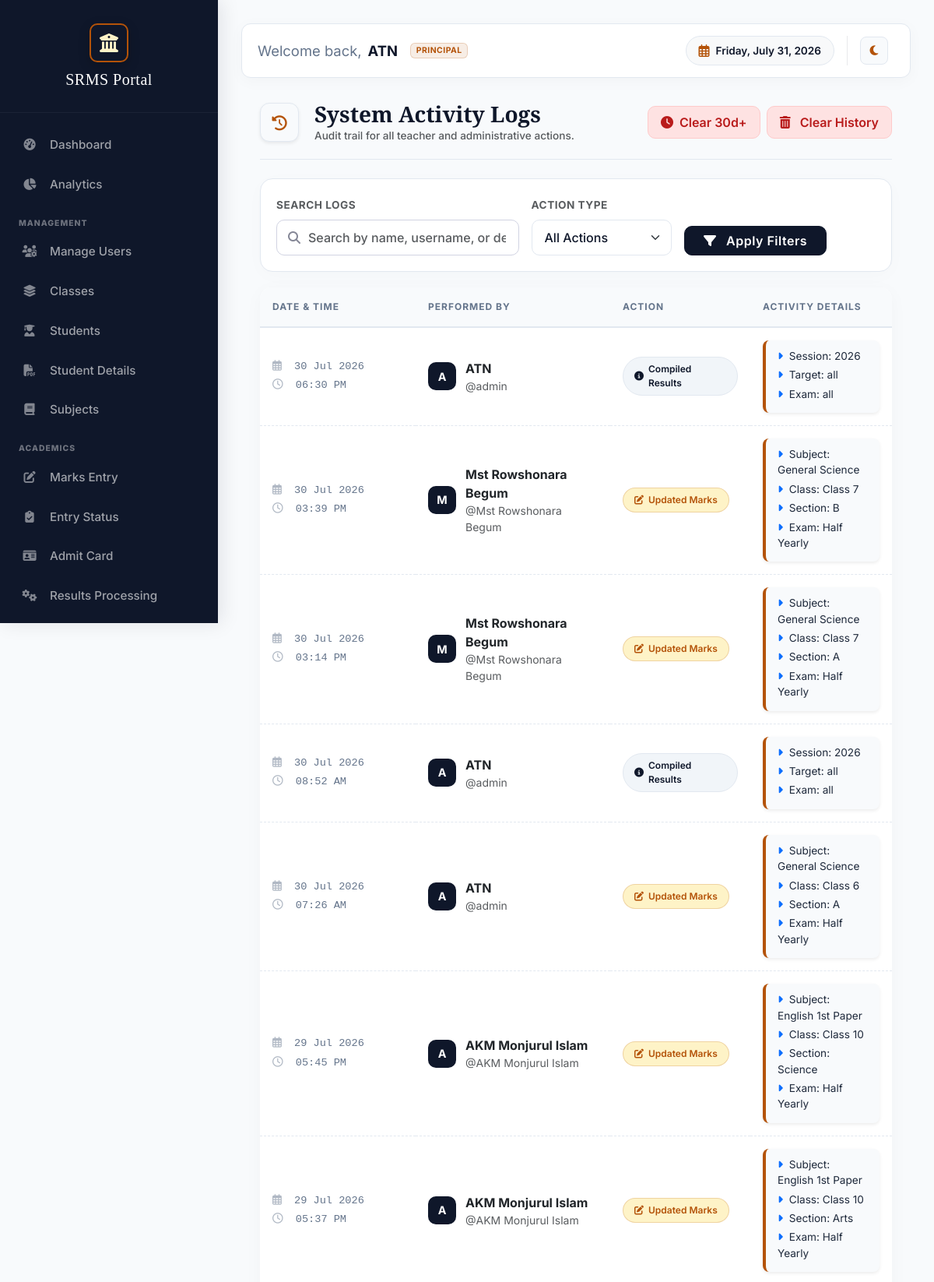
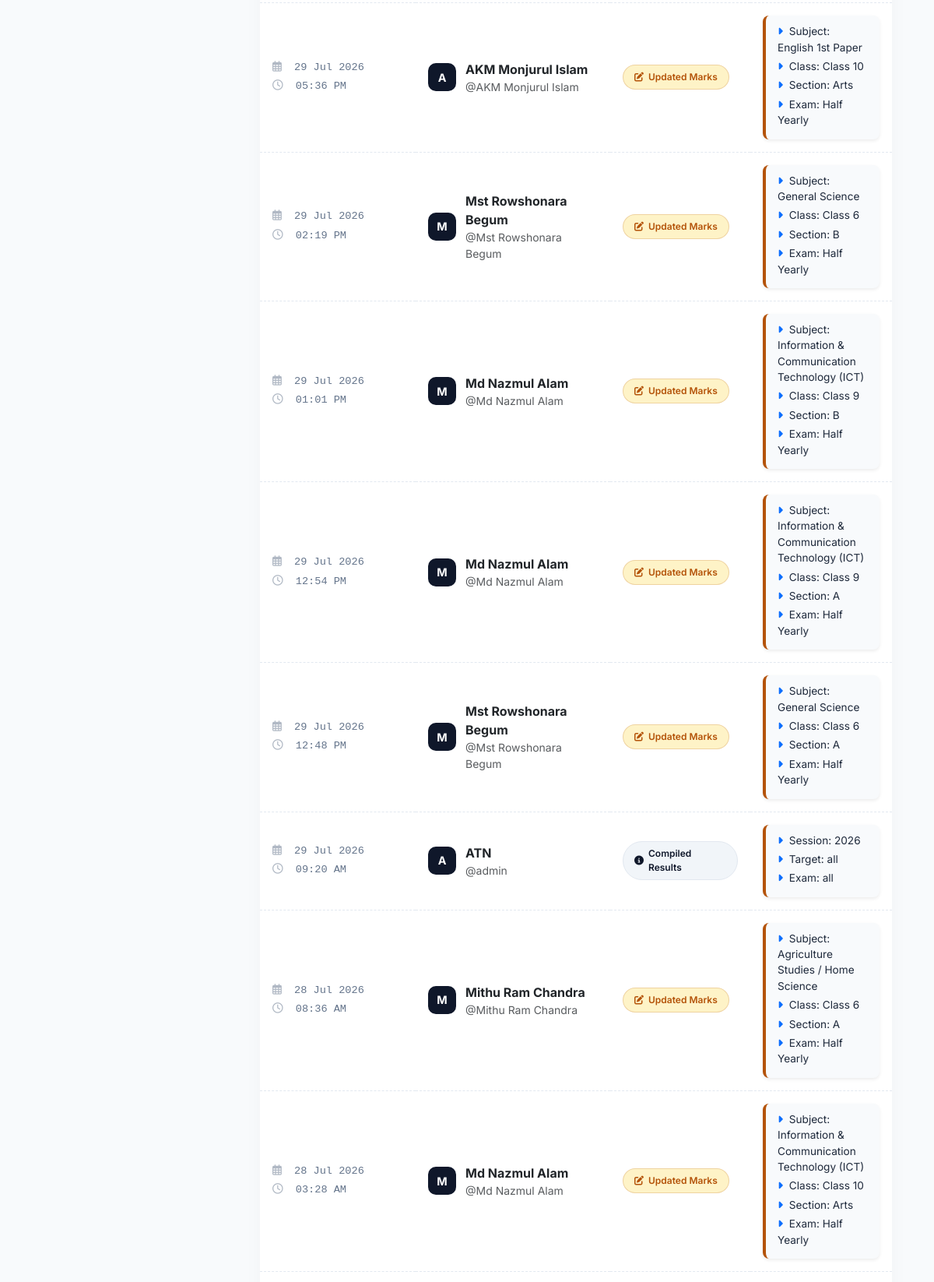
Page /admin/activity-logs.php (signed in, upper part) on the committed database (2 pictures, top to bottom).
### tables this page shows
CREATE TABLE `activity_logs` (
  `id` int(11) NOT NULL,
  `user_id` int(11) DEFAULT NULL,
  `action` varchar(255) DEFAULT NULL,
  `details` text DEFAULT NULL,
  `created_at` timestamp NULL DEFAULT current_timestamp()
);

### admin/activity-logs.php (the view, shortened to what this page needs)
<?php
include('../includes/db_config.php');
$limit = 50;
$page = isset($_GET['page']) && is_numeric($_GET['page']) ? (int)$_GET['page'] : 1;
$where_clauses = [];
$params = [];
$search = $_GET['search'] ?? '';
$where_sql = !empty($where_clauses) ? "WHERE " . implode(" AND ", $where_clauses) : "";
$offset = ($page - 1) * $limit;
$query = "
    SELECT al.*, a.username, a.full_name
    FROM activity_logs al
    LEFT JOIN admins a ON al.user_id = a.id
    $where_sql
    ORDER BY al.created_at DESC
    LIMIT $limit OFFSET $offset
";
$stmt = $conn->prepare($query);
$stmt->execute($params);
$logs = $stmt->fetchAll();
?>
<!DOCTYPE html>
<html lang="en">
<head>
    <?php include('header.php'); ?>
</head>
<body>
    <?php include('sidebar.php'); ?>
    <div id="content">
        <?php include('topbar.php'); ?>
        <div class="container-fluid px-0 px-md-4">
            <div class="page-header">
                <div class="d-flex align-items-center">
                    <div class="header-icon-box shadow-sm">
                        <i class="fas fa-history"></i>
                    </div>
                    <div>
                        <h1 class="mb-0">System Activity Logs</h1>
                        <p class="mb-0 text-muted">Audit trail for all teacher and administrative actions.</p>
                    </div>
                </div>
                <div class="header-actions d-flex gap-2">
                    <form method="POST" id="quickCleanupForm">
                        <button type="submit" name="cleanup_old_logs" class="cleanup-btn"
                            title="Delete all logs older than 30 days">
                            <i class="fas fa-clock me-1"></i> Clear 30d+
                        </button>
                    </form>
                    <button class="cleanup-btn" data-bs-toggle="modal" data-bs-target="#cleanupModal">
                        <i class="fas fa-trash-alt me-2"></i> Clear History
                    </button>
                </div>
            </div>
            <div class="filter-section shadow-sm">
                <form method="GET" class="row g-3 align-items-end">
                    <div class="col-md-5">
                        <label class="form-label small fw-bold text-muted">Search Logs</label>
                        <div class="search-container">
                            <i class="fas fa-search"></i>
                            <input type="text" name="search" class="form-control search-input" placeholder="Search by name, username, or details..." value="<?php echo htmlspecialchars($search); ?>">
                        </div>
                    </div>
                    <div class="col-md-3">
                        <label class="form-label small fw-bold text-muted">Action Type</label>
                        <select name="action" class="form-select" style="border-radius: 10px;">
                            <option value="">All Actions</option>
                        </select>
                    </div>
                    <div class="col-md-4">
                        <div class="d-flex gap-2">
                            <button type="submit" class="btn btn-primary px-4" style="border-radius: 10px;">
                                <i class="fas fa-filter me-2"></i> Apply Filters
                            </button>
                        </div>
                    </div>
                </form>
            </div>
            <div class="card log-card">
                <div class="card-body p-0">
                    <div class="table-responsive">
                        <table class="table table-hover align-middle mb-0">
                            <thead>
                                <tr>
                                    <th width="200">Date & Time</th>
                                    <th width="250">Performed By</th>
                                    <th width="180">Action</th>
                                    <th>Activity Details</th>
                                </tr>
                            </thead>
                            <tbody>
                                <?php foreach ($logs as $log): ?>
                                    <tr>
                                        <td>
                                            <div class="timestamp">
                                                <i class="far fa-calendar-alt me-2 opacity-50"></i>
                                                <?php echo date('d M Y', strtotime($log['created_at'])); ?>
                                            </div>
                                            <div class="timestamp mt-1">
                                                <i class="far fa-clock me-2 opacity-50"></i>
                                                <?php echo date('h:i A', strtotime($log['created_at'])); ?>
                                            </div>
                                        </td>
                                        <td>
                                            <div class="user-info">
                                                <div class="avatar">
                                                    <?php echo strtoupper(substr($log['username'], 0, 1)); ?>
                                                </div>
                                                <div>
                                                    <div class="fw-bold text-dark"><?php echo htmlspecialchars($log['full_name'] ?: $log['username']); ?></div>
                                                    <div class="text-muted small">@<?php echo htmlspecialchars($log['username']); ?></div>
                                                </div>
                                            </div>
                                        </td>
                                        <td>
                                            <?php
                                                $badge_class = ($log['action'] == 'Updated Marks') ? 'bg-update' : 'bg-other';
                                                $icon_class = ($log['action'] == 'Updated Marks') ? 'fa-edit' : 'fa-info-circle';
                                            ?>
                                            <span class="action-badge <?php echo $badge_class; ?>">
                                                <i class="fas <?php echo $icon_class; ?>"></i>
                                                <?php echo htmlspecialchars($log['action']); ?>
                                            </span>
                                        </td>
                                        <td>
                                            <div class="details-box shadow-sm">
                                                <?php
                                                    $details = $log['details'];
                                                    if (strpos($details, ' | ') !== false) {
                                                        $parts = explode(' | ', $details);
                                                        foreach ($parts as $part) {
                                                            echo '<div class="mb-1"><i class="fas fa-caret-right me-2 text-primary"></i>' . htmlspecialchars($part) . '</div>';
                                                        }
                                                    } else {
                                                        echo htmlspecialchars($details);
                                                    }
                                                ?>
                                            </div>
                                        </td>
                                    </tr>
                                <?php endforeach; ?>
                            </tbody>
                        </table>
                    </div>
                </div>
            </div>
        </div>
    </div>
</body>
</html>

### admin/header.php (style rules this page uses)
:root { --sidebar-width: 280px; --prestige-navy: #0f172a; --prestige-gold: #b45309; --prestige-gold-light: #fef3c7; --prestige-slate: #f8fafc; --prestige-border: #e2e8f0; --prestige-text: #1e293b; --primary-color: var(--prestige-navy); --dark-color: var(--prestige-navy); }
body { background-color: var(--prestige-slate); font-family: 'Inter', sans-serif; color: var(--prestige-text); }
#content { margin-left: var(--sidebar-width); padding: 30px; min-height: 100vh; transition: margin-left 0.3s cubic-bezier(0.16, 1, 0.3, 1); }
.card { background: white; border: 1px solid var(--prestige-border); box-shadow: 0 15px 40px rgba(0, 0, 0, 0.04); border-radius: 12px; margin-bottom: 24px; transition: transform 0.2s, box-shadow 0.2s; }
.table th { text-transform: uppercase; font-size: 0.75rem; letter-spacing: 1px; color: #64748b; font-weight: 700; padding: 16px; border-bottom: 2px solid var(--prestige-border) !important; }
.table td { padding: 16px; vertical-align: middle; color: var(--prestige-text); border-bottom: 1px dashed var(--prestige-border) !important; }
.form-label { font-weight: 600; font-size: 0.85rem; color: #64748b; text-transform: uppercase; letter-spacing: 0.5px; }
.form-control, .form-select { padding: 10px 16px; border: 1px solid var(--prestige-border); border-radius: 8px; font-weight: 500; color: var(--prestige-navy); }
.page-header { background-color: transparent; color: var(--prestige-navy); padding: 0 0 20px 0; border-radius: 0; margin-bottom: 24px; border: none; border-bottom: 1px solid var(--prestige-border); display: flex; align-items: center; justify-content: space-between; }
.page-header h1 { font-family: 'Playfair Display', serif; font-size: 1.75rem; margin-bottom: 0.25rem; color: var(--prestige-navy); font-weight: 700; }
.page-header p { font-size: 0.85rem; color: #64748b; margin-bottom: 0; font-weight: 500; }
.header-icon-box { background: var(--prestige-slate); border: 1px solid var(--prestige-border); width: 50px; height: 50px; display: flex; align-items: center; justify-content: center; border-radius: 12px; margin-right: 1.25rem; color: var(--prestige-gold); flex-shrink: 0; font-size: 1.2rem; }
.btn-primary { background-color: var(--prestige-navy); border-color: var(--prestige-navy); font-weight: 600; letter-spacing: 0.5px; }

### admin/activity-logs.php (style rules this page uses)
.log-card { border: none; border-radius: 15px; box-shadow: 0 5px 25px rgba(0,0,0,0.03); overflow: hidden; }
.filter-section { background: #fff; padding: 20px; border-radius: 16px; margin-bottom: 20px; border: 1px solid var(--prestige-border); box-shadow: 0 5px 25px rgba(0,0,0,0.02) !important; }
.action-badge { font-weight: 600; padding: 6px 14px; border-radius: 50px; font-size: 0.75rem; display: inline-flex; align-items: center; gap: 6px; }
.bg-update { background-color: var(--prestige-gold-light); color: var(--prestige-gold); border: 1px solid rgba(180, 83, 9, 0.2); }
.bg-other { background-color: #f1f5f9; color: var(--prestige-navy); border: 1px solid var(--prestige-border); }
.timestamp { font-family: 'JetBrains Mono', 'Courier New', monospace; font-size: 0.85rem; color: #64748b; white-space: nowrap; }
.details-box { font-size: 0.85rem; color: var(--prestige-text); background: var(--prestige-slate); padding: 10px 15px; border-radius: 8px; border-left: 4px solid var(--prestige-gold); line-height: 1.5; }
.user-info { display: flex; align-items: center; gap: 12px; }
.avatar { width: 36px; height: 36px; border-radius: 10px; background: var(--prestige-navy); color: white; display: flex; align-items: center; justify-content: center; font-weight: bold; font-size: 0.9rem; flex-shrink: 0; }
.table thead th { background-color: var(--prestige-slate); text-transform: uppercase; font-size: 0.75rem; letter-spacing: 1px; color: #64748b; padding: 16px; border-bottom: 2px solid var(--prestige-border) !important; }
.search-input { border-radius: 10px; padding-left: 40px; border: 1px solid #d1d3e2; }
.search-container { position: relative; }
.search-container i { position: absolute; left: 15px; top: 50%; transform: translateY(-50%); color: #858796; }
.cleanup-btn { background-color: #fee2e2; color: #b91c1c; border: 1px solid #fecaca; font-weight: 600; border-radius: 10px; padding: 8px 16px; transition: all 0.2s; }

### rows in the picture
activity_logs: created_at "30 Jul 2026", created_at "06:30 PM", user.username "A", user.full_name "ATN", user.username "admin", action "Compiled Results", details "Session: 2026", details "Target: all", details "Exam: all"
activity_logs: created_at "30 Jul 2026", created_at "03:39 PM", user.username "M", user.username "Mst Rowshonara Begum", action "Updated Marks", details "Subject: General Science", details "Class: Class 7", details "Section: B", details "Exam: Half Yearly"
activity_logs: created_at "30 Jul 2026", created_at "03:14 PM", user.username "M", user.username "Mst Rowshonara Begum", action "Updated Marks", details "Subject: General Science", details "Class: Class 7", details "Section: A", details "Exam: Half Yearly"
activity_logs: created_at "30 Jul 2026", created_at "08:52 AM", user.username "A", user.full_name "ATN", user.username "admin", action "Compiled Results", details "Session: 2026", details "Target: all", details "Exam: all"
activity_logs: created_at "30 Jul 2026", created_at "07:26 AM", user.username "A", user.full_name "ATN", user.username "admin", action "Updated Marks", details "Subject: General Science", details "Class: Class 6", details "Section: A", details "Exam: Half Yearly"
activity_logs: created_at "29 Jul 2026", created_at "05:45 PM", user.username "A", user.username "AKM Monjurul Islam", action "Updated Marks", details "Subject: English 1st Paper", details "Class: Class 10", details "Section: Science", details "Exam: Half Yearly"
activity_logs: created_at "29 Jul 2026", created_at "05:37 PM", user.username "A", user.username "AKM Monjurul Islam", action "Updated Marks", details "Subject: English 1st Paper", details "Class: Class 10", details "Section: Arts", details "Exam: Half Yearly"
activity_logs: created_at "29 Jul 2026", created_at "05:36 PM", user.username "A", user.username "AKM Monjurul Islam", action "Updated Marks", details "Subject: English 1st Paper", details "Class: Class 10", details "Section: Arts", details "Exam: Half Yearly"
activity_logs: created_at "29 Jul 2026", created_at "02:19 PM", user.username "M", user.username "Mst Rowshonara Begum", action "Updated Marks", details "Subject: General Science", details "Class: Class 6", details "Section: B", details "Exam: Half Yearly"
activity_logs: created_at "29 Jul 2026", created_at "01:01 PM", user.username "M", user.username "Md Nazmul Alam", action "Updated Marks", details "Subject: Information & Communication Technology (ICT)", details "Class: Class 9", details "Section: B", details "Exam: Half Yearly"
activity_logs: created_at "29 Jul 2026", created_at "12:54 PM", user.username "M", user.username "Md Nazmul Alam", action "Updated Marks", details "Subject: Information & Communication Technology (ICT)", details "Class: Class 9", details "Section: A", details "Exam: Half Yearly"
activity_logs: created_at "29 Jul 2026", created_at "12:48 PM", user.username "M", user.username "Mst Rowshonara Begum", action "Updated Marks", details "Subject: General Science", details "Class: Class 6", details "Section: A", details "Exam: Half Yearly"
activity_logs: created_at "29 Jul 2026", created_at "09:20 AM", user.username "A", user.full_name "ATN", user.username "admin", action "Compiled Results", details "Session: 2026", details "Target: all", details "Exam: all"
activity_logs: created_at "28 Jul 2026", created_at "08:36 AM", user.username "M", user.username "Mithu Ram Chandra", action "Updated Marks", details "Subject: Agriculture Studies / Home Science", details "Class: Class 6", details "Section: A", details "Exam: Half Yearly"
activity_logs: created_at "28 Jul 2026", created_at "03:28 AM", user.username "M", user.username "Md Nazmul Alam", action "Updated Marks", details "Subject: Information & Communication Technology (ICT)", details "Class: Class 10", details "Section: Arts", details "Exam: Half Yearly"

### other values in the picture
$display_name "ATN"
